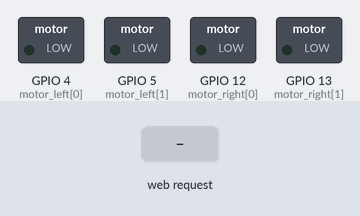
Simulated run of this sketch. Board: ESP8266 (NodeMCU). On the bench: switched loads named in the sketch (green lamp = pin HIGH). The test bench sets the inputs (shaded band). What the sketch prints to the serial monitor is not drawn.

Above: at 2.2 s.
2.3 s: HTTP request GET /MotorForward received
At 2.6 s:
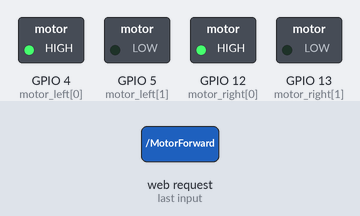
3.8 s: HTTP request GET /MotorReverse received
At 4.9 s:
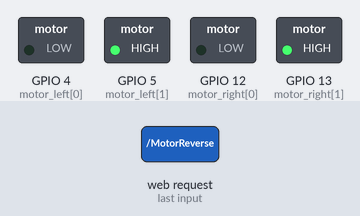
5.3 s: HTTP request GET /MotorLeft received
At 6.1 s:
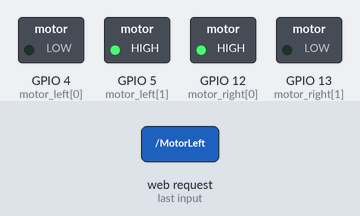
6.8 s: HTTP request GET /MotorRight received
At 7.2 s:
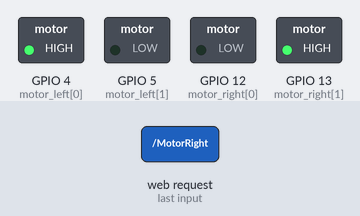
8.3 s: HTTP request GET /MotorOff received
At 9.5 s:
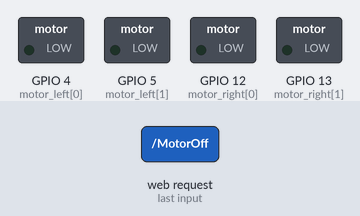
Timing chart, 0 to 10.8 s (numbered marks = the images above; inputs shaded):
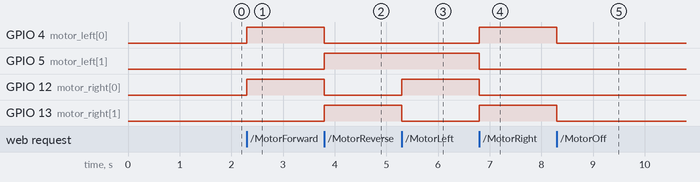

Measured:
- after the input at 2.3 s, GPIO 4 (motor_left[0]), GPIO 12 (motor_right[0]): LOW → HIGH at once
- after the input at 3.8 s, GPIO 4 (motor_left[0]), GPIO 12 (motor_right[0]): HIGH → LOW at once; GPIO 5 (motor_left[1]), GPIO 13 (motor_right[1]): LOW → HIGH at once
- after the input at 5.3 s, GPIO 12 (motor_right[0]): LOW → HIGH at once; GPIO 13 (motor_right[1]): HIGH → LOW at once
- after the input at 6.8 s, GPIO 4 (motor_left[0]), GPIO 13 (motor_right[1]): LOW → HIGH at once; GPIO 5 (motor_left[1]), GPIO 12 (motor_right[0]): HIGH → LOW at once
- after the input at 8.3 s, GPIO 4 (motor_left[0]), GPIO 13 (motor_right[1]): HIGH → LOW at once

The sketch:

esp_car_old_code.ino
```cpp
#include <ESP8266WiFi.h>
#include <WiFiClient.h>
#include <ESP8266WebServer.h>
#define left 4
#define right 5
#define fwd   12
#define rev   13
int motor_left[] = {4, 5};
int motor_right[] = {12, 13};
const char *ssid = "ESP_05BFFE";
const char *password = "espap8266";
int stateLED = LOW;
int statefwd = LOW;
int staterev = LOW;
int stateleft = LOW;
int stateright = LOW;
int stateoff = LOW;


ESP8266WebServer server(80);

void move_stop()
{
digitalWrite(motor_left[0], LOW);
digitalWrite(motor_left[1], LOW);

digitalWrite(motor_right[0], LOW);
digitalWrite(motor_right[1], LOW);
delay(25);
}
void move_fwd()
{
     digitalWrite(motor_left[0], HIGH);
     digitalWrite(motor_left[1], LOW);

      digitalWrite(motor_right[0], HIGH);
      digitalWrite(motor_right[1], LOW);


 }

 void move_left()
 {
     digitalWrite(motor_left[0], LOW);
     digitalWrite(motor_left[1], HIGH);

     digitalWrite(motor_right[0], HIGH);
     digitalWrite(motor_right[1], LOW);


 }

 void move_right()
 {
     digitalWrite(motor_left[0], HIGH);
     digitalWrite(motor_left[1], LOW);

     digitalWrite(motor_right[0], LOW);
     digitalWrite(motor_right[1], HIGH);


 }

void move_reverse()
 {
    digitalWrite(motor_left[0], LOW);
    digitalWrite(motor_left[1], HIGH);

    digitalWrite(motor_right[0], LOW);
    digitalWrite(motor_right[1], HIGH);

 }


void handleRoot() {
    response();
}

void handlemotorOn() {

  statefwd = HIGH;
  move_fwd();
  response();
   statefwd = LOW;
}

void handlemotorRev() {

  staterev= HIGH;
  move_reverse();
  response();
  staterev= LOW;
}

void handlemotorOff() {

  stateoff= HIGH;
  move_stop();
  response();
  stateoff= LOW;
}
void handlemotorrightOn()
{

   stateright = HIGH;
  move_right();
  response();
  stateright= LOW;
}

void handlemotorleftOn()
{

   stateleft = HIGH;
  move_left();
  response();
  stateleft= LOW;
}


const String HtmlHtml = "<html><head>"
    "<meta name=\"viewport\" content=\"width=device-width, initial-scale=1\" /></head>";
const String HtmlHtmlClose = "</html>";
const String HtmlTitle = "<h1>Motor</h1><br/>\n";
const String HtmlMotorfwd = "<big>Motor is now <b>Forward</b></big><br/>\n";
const String HtmlMotorrev = "<big>Motor is now <b>Reverse</b></big><br/>\n";
const String HtmlMotorLeft = "<big>Motor is now <b>Left</b></big><br/>\n";
const String HtmlMotorRight = "<big>Motor is now <b>Right</b></big><br/>\n";
const String HtmlMotorOff = "<big>Motor is now <b>Off</b></big><br/>\n";
const String HtmlButtons =
    "<a href=\"MotorForward\"><button style=\"display: block; width: 40%;\">Forward</button></a><br/>"
    "<a href=\"MotorReverse\"><button style=\"display: block; width: 40%;\">Reverse</button></a><br/>"
     "<a href=\"MotorLeft\"><button style=\"display: block; width: 40%;\">Left</button></a><br/>"
    "<a href=\"MotorRight\"><button style=\"display: block; width: 40%;\">Right</button></a><br/>"
    "<a href=\"MotorOff\"><button style=\"display: block; width: 40%;\">Off</button></a><br/>";


void response(){
  String htmlRes = HtmlHtml + HtmlTitle;
  if(statefwd == HIGH){
    htmlRes += HtmlMotorfwd;
  }
    else if (staterev == HIGH)
    {
      htmlRes += HtmlMotorrev;
    }
    else if (stateleft == HIGH)
    {
      htmlRes += HtmlMotorLeft;
    }
  else if (stateright == HIGH){
    htmlRes += HtmlMotorRight;
  }
   else if (stateoff == HIGH){
    htmlRes += HtmlMotorOff;
  }

  htmlRes += HtmlButtons;
  htmlRes += HtmlHtmlClose;

  server.send(200, "text/html", htmlRes);
}

void setup() {
    delay(1000);
    Serial.begin(115200);
    Serial.println();

    //WiFi.softAP(ssid, password);
    WiFi.softAP(ssid);
    IPAddress apip = WiFi.softAPIP();
    Serial.print("visit: \n");
    Serial.println(apip);
    server.on("/", handleRoot);
    server.on("/MotorForward", handlemotorOn);
    server.on("/MotorReverse", handlemotorRev);
    server.on("/MotorLeft", handlemotorleftOn);
    server.on("/MotorRight", handlemotorrightOn);
    server.on("/MotorOff", handlemotorOff);
    server.begin();
    Serial.println("HTTP server beginned");
    int i;
     for(i = 0; i < 2; i++)
     {
     pinMode(motor_left[i], OUTPUT);
     pinMode(motor_right[i], OUTPUT);

     }
      move_stop();

    digitalWrite(LED_BUILTIN, stateLED);
}

void loop() {
    server.handleClient();
}
```
